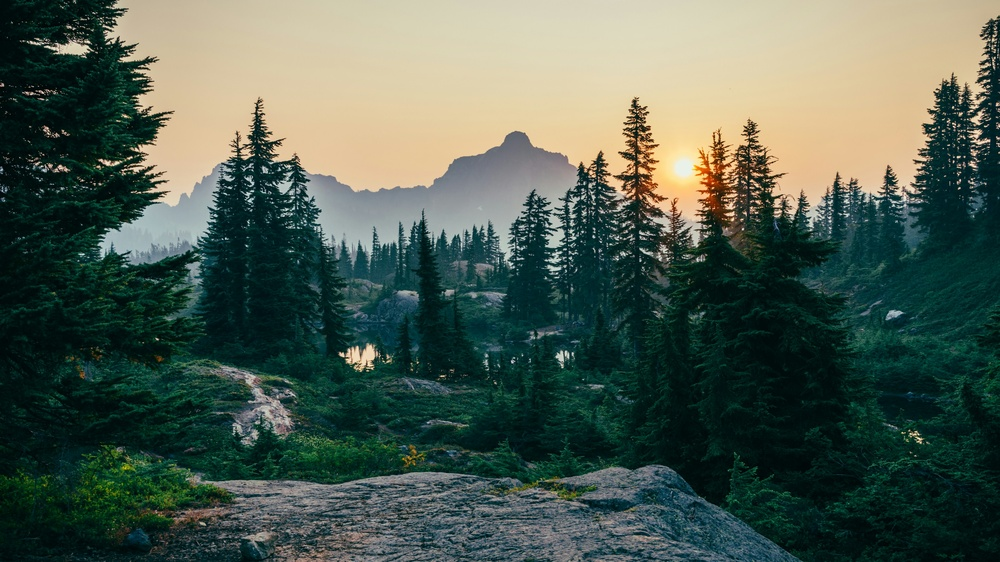
#> input picture purify_data/cluster_01/image_1507.jpg, 1000 x 562 px, shrunk from 3840 x 2160 before the run
$ python -i extract_spm.py   (imports and definitions only)
#> lines starting #> are read from the running program, lines starting #| are printed output that depends on the picture
#> further down, picture is the input picture: shape (562, 1000, 3); mean B, G, R 80.8, 93.1, 78.7
import cv2
import numpy as np
from typing import List

def _extract_spm(img_bgr: np.ndarray) -> List[float]:
    """Spatial Pyramid Matching (160 dim: 1x1 + 2x2 grids with 32-bin histograms)"""
    hsv = cv2.cvtColor(img_bgr, cv2.COLOR_BGR2HSV)
#> hsv: shape (562, 1000, 3); mean H, S, V 67.8, 153.4, 99.5
    h_chan = hsv[:,:,0]
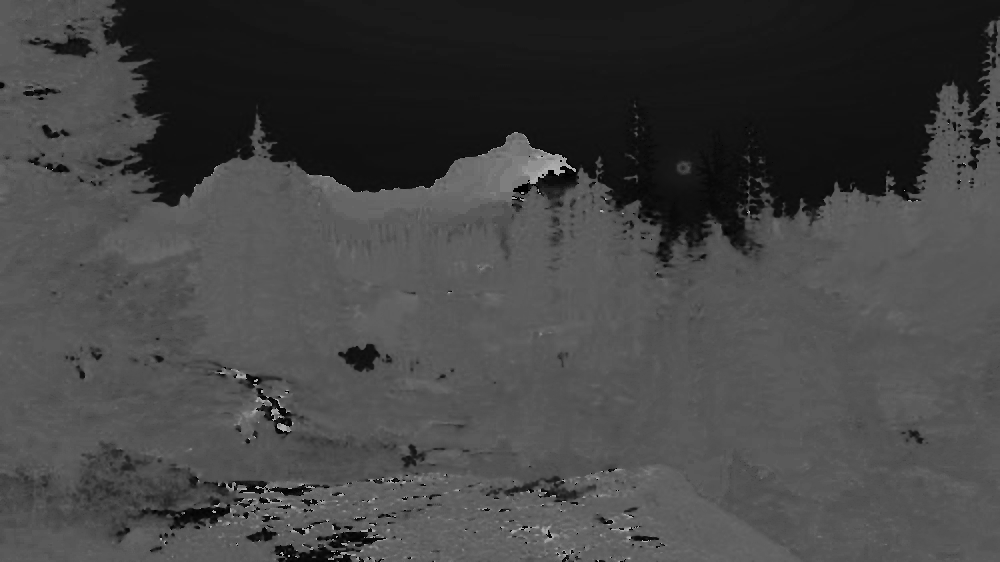
#> h_chan: shape (562, 1000); min 0, max 179, mean 67.8

    def get_hist(region, bins=32):
#> called with bins = 32
        hist = cv2.calcHist([region], [0], None, [bins], [0, 180])
#> hist = 32 values, max 124738 at index 15, min 57 at index 26, mean 17562.5
        cv2.normalize(hist, hist)
        return hist.flatten().tolist()

    # Level 0: 1x1
    features = get_hist(h_chan)
#> features = 32 values, max 0.57 at index 15, min 0.000261 at index 26, mean 0.0803

    # Level 1: 2x2
    h, w = h_chan.shape
#> h = 562; w = 1000
    for i in range(2):
        for j in range(2):
            cell = h_chan[i*h//2:(i+1)*h//2, j*w//2:(j+1)*w//2]
            features.extend(get_hist(cell))
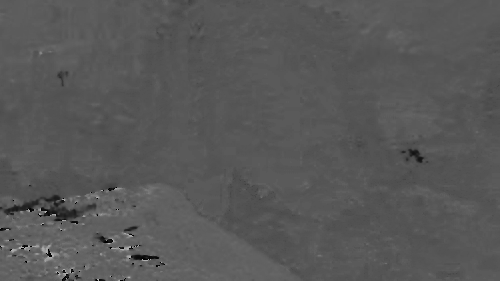
#> cell: shape (281, 500); min 0, max 179, mean 87.7
#> after the loop, features = 160 values, max 0.848 at index 67, min 0 at index 57, mean 0.0705

    return features

>>> import cv2
>>> picture = cv2.imread('../../../../purify_data/cluster_01/image_1507.jpg')
>>> result = _extract_spm(picture)
#> result has the same summary as features in _extract_spm

$ run again, on purify_data/cluster_01/image_1637.jpg
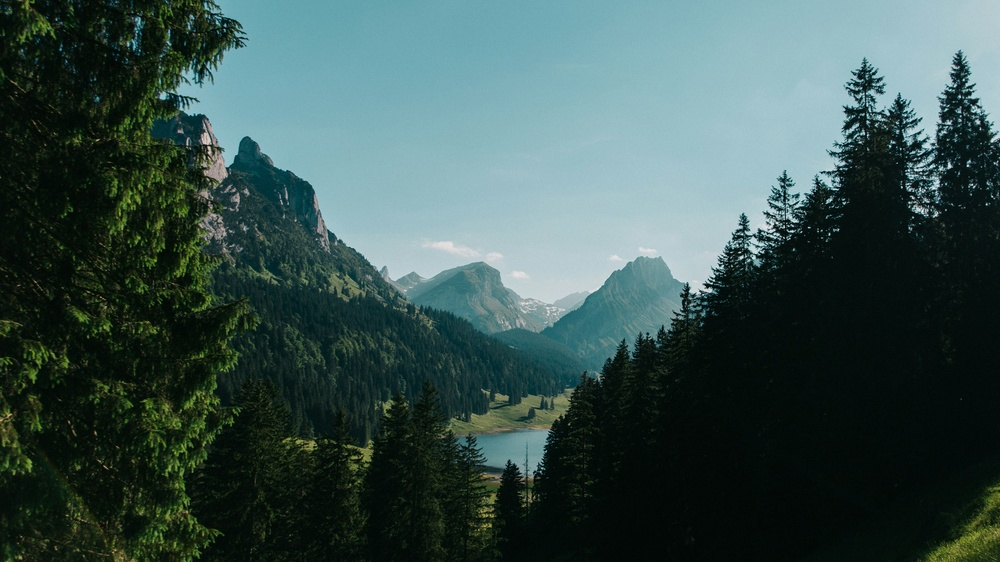
#> input picture purify_data/cluster_01/image_1637.jpg, 1000 x 562 px, shrunk from 3840 x 2160 before the run
#> picture is the input picture: shape (562, 1000, 3); mean B, G, R 78.6, 81.6, 58.5
#> hsv: shape (562, 1000, 3); mean H, S, V 80.4, 129.8, 84.3
#> in _extract_spm, `h_chan = hsv[:,:,0]`:
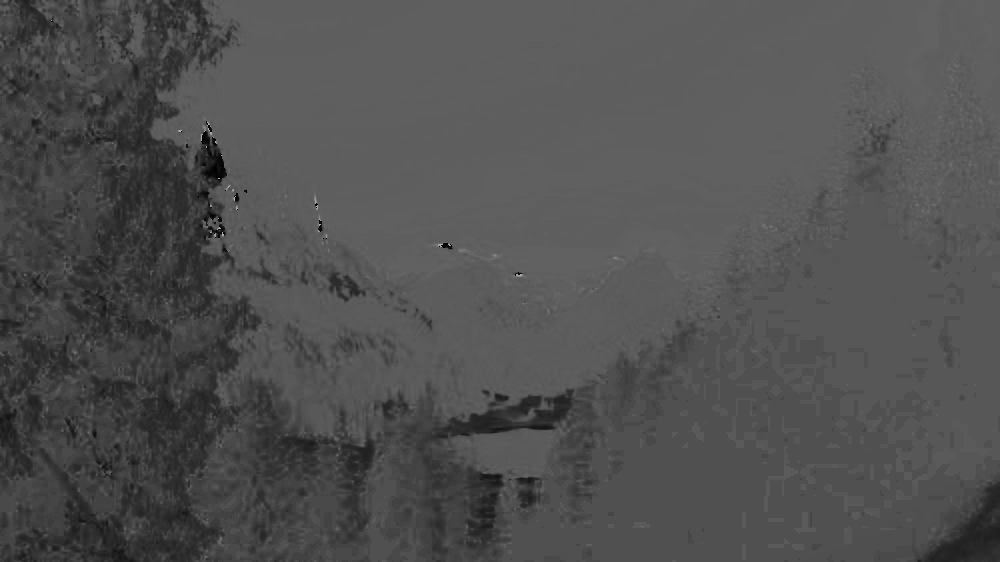
#> h_chan: shape (562, 1000); min 0, max 177, mean 80.4
#> hist = 32 values, max 191263 at index 16, min 1 at index 26, mean 17562.5
#> in _extract_spm, `features = get_hist(h_chan)`: features = 32 values, max 0.819 at index 16, min 4.28e-06 at index 26, mean 0.0752
#> after the loop in _extract_spm, `for i in range(2):`:
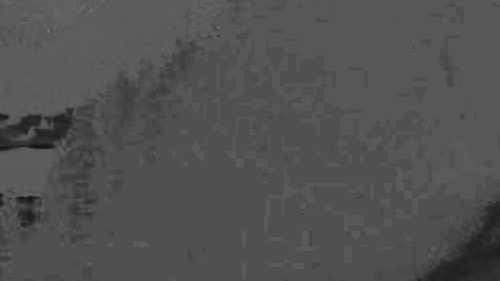
#> cell: shape (281, 500); min 20, max 115, mean 81.4
#> after the loop in _extract_spm, `for i in range(2):`: features = 160 values, max 0.951 at index 48, min 0 at index 66, mean 0.0669
#> result has the same summary as features in _extract_spm
